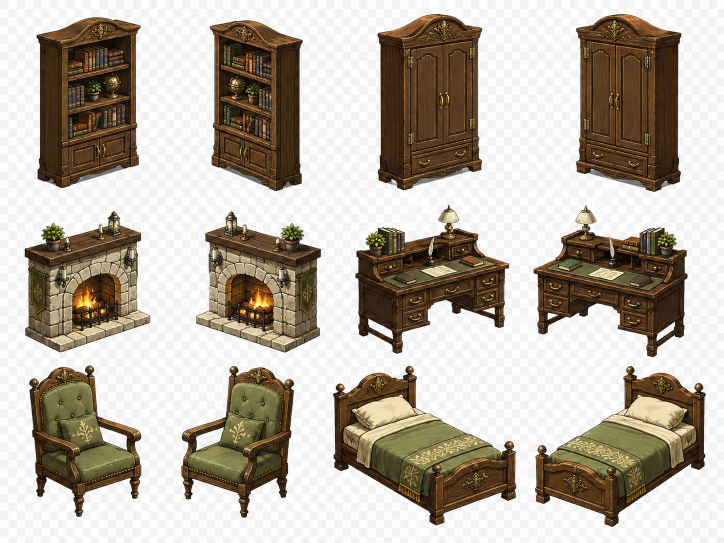
#> input picture tools/art/studio-source/furniture-directions.png, 1448 x 1086 px (shown at 1/2 size)
$ python finish-directions.py
#> lines starting #> are read from the running program, lines starting #| are printed output that depends on the picture; after the words box and inside, x2 and y2 are one past the last pixel; in counts of white or black regions, pixels touching at a corner belong together
"""Run only after user approval for scripted background removal/cropping.

Exports the generated paired views with one shared scale per furniture pair.
Original source is preserved. Review the contact sheet before shipping.
"""
from pathlib import Path
from PIL import Image
import numpy as np
from scipy import ndimage

def clean_edges(sprite, name):
    a = np.array(sprite)
    rgb = a[:, :, :3].astype(float)
    alpha = a[:, :, 3].astype(float) / 255
    spread = rgb.max(2) - rgb.min(2)
    # Grey baked shadows between cabinet feet survived the original white
    # key. Restrict this extra key to the feet; never key stone or fabric.
    if name in ('bookshelf', 'wardrobe'):
        feet = np.indices(alpha.shape)[0] > 400
        alpha[feet & (spread < 45) & (rgb.min(2) > 35)] = 0
    # Remove detached checker specks, retaining separate intentional details.
    labels, count = ndimage.label(alpha > .2)
    sizes = np.bincount(labels.ravel())
    for component in range(1, count + 1):
        if sizes[component] < 12:
            alpha[labels == component] = 0
    # Decontaminate the pale fringe with colour from the nearest opaque
    # interior pixel; keep the silhouette alpha and all fine protrusions.
    interior = ndimage.binary_erosion(alpha > .95, iterations=2)
    if interior.any():
        _, nearest = ndimage.distance_transform_edt(~interior, return_indices=True)
        edge = (alpha > 0) & ~interior & (spread < 24) & (rgb.min(2) > 100)
        rgb[edge] = rgb[nearest[0][edge], nearest[1][edge]]
    alpha[alpha < .08] = 0
    a[:, :, :3] = np.clip(rgb, 0, 255).astype('uint8')
    a[:, :, 3] = np.round(alpha * 255).astype('uint8')
    return Image.fromarray(a)

ROOT = Path(__file__).resolve().parents[2]
source = Image.open(ROOT / 'tools/art/studio-source/furniture-directions.png').convert('RGBA')
# Measured cells, not an assumed grid: generated beds overlap nominal columns.
boxes = {
    'bookshelf': [(35, 10, 330, 395), (388, 10, 650, 395)],
    'wardrobe': [(730, 10, 1000, 395), (1130, 10, 1400, 395)],
    'fireplace': [(25, 405, 325, 715), (370, 405, 654, 715)],
    'desk': [(680, 400, 1040, 717), (1050, 400, 1420, 717)],
    'armchair': [(30, 718, 305, 1060), (340, 718, 630, 1060)],
    'bed': [(652, 719, 1045, 1065), (1060, 719, 1435, 1065)],
}
out = ROOT / 'public/furniture/directions'
out.mkdir(parents=True, exist_ok=True)
sheet = Image.new('RGBA', (512 * 4, 512 * 3), '#92a183')
for index, (name, pair) in enumerate(boxes.items()):
    cuts = []
    for box in pair:
        tile = source.crop(box)
        a = np.array(tile)
        rgb = a[:, :, :3].astype(int)
        # The baked checker is neutral white/light grey. Preserve warm ivory,
        # brass and all dark linework, including interior gaps between legs.
        neutral = rgb.max(2) - rgb.min(2)
        key = (neutral < 18) & (rgb.min(2) > 110)
        a[:, :, 3] = np.where(key, 0, a[:, :, 3])
        tile = Image.fromarray(a)
        bounds = tile.getchannel('A').getbbox()
        if not bounds:
            raise ValueError(f'Empty sprite: {name}')
        cuts.append(tile.crop(bounds))
    scale = min(480 / max(im.width for im in cuts), 480 / max(im.height for im in cuts))
    for column, (direction, cut) in enumerate(zip(('left', 'right'), cuts)):
        cut = cut.resize((round(cut.width * scale), round(cut.height * scale)), Image.Resampling.LANCZOS)
        sprite = Image.new('RGBA', (512, 512))
        sprite.alpha_composite(cut, ((512 - cut.width) // 2, 504 - cut.height))
        sprite = clean_edges(sprite, name)
        sprite.save(out / f'{name}-{direction}.png')
        sheet.alpha_composite(sprite, (((index % 2) * 2 + column) * 512, (index // 2) * 512))
#> this loop made 6 passes
#> pass 1, `sprite.save(out / f'{name}-{direction}.png')`:
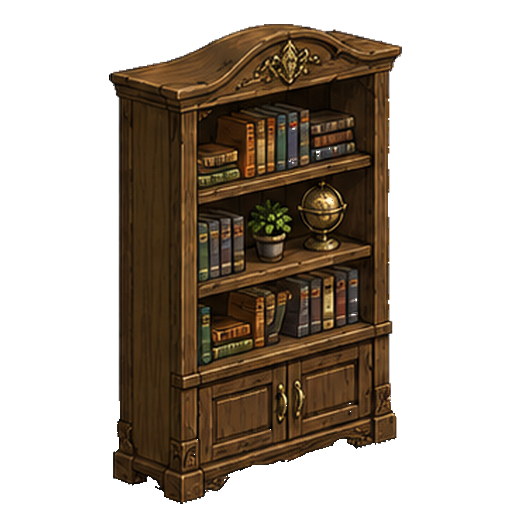
#> saved as bookshelf-left.png: PIL image 512x512 RGBA; mean R, G, B, A 34.6, 24.4, 13.5, 113.3; transparent parts drawn white
#> pass 1, `sprite.save(out / f'{name}-{direction}.png')`:
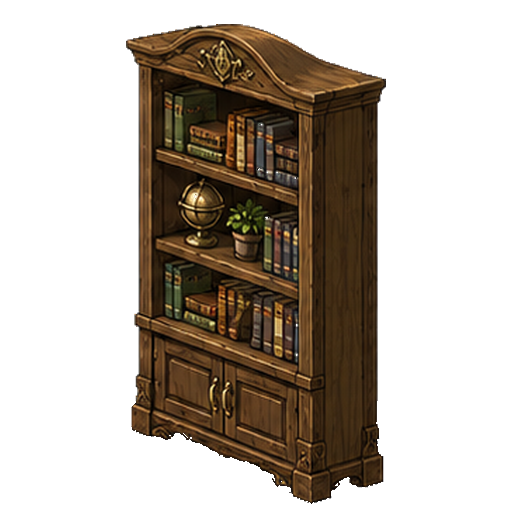
#> saved as bookshelf-right.png: PIL image 512x512 RGBA; mean R, G, B, A 31, 21.9, 12.2, 99.7; transparent parts drawn white
#> after the loop:
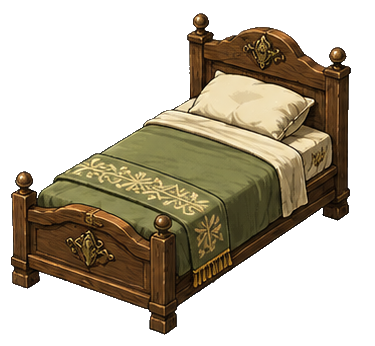
#> a: shape (346, 375, 4); mean R, G, B, A 186.3, 177.8, 161.8, 116.9; transparent parts drawn white
#> after the loop:
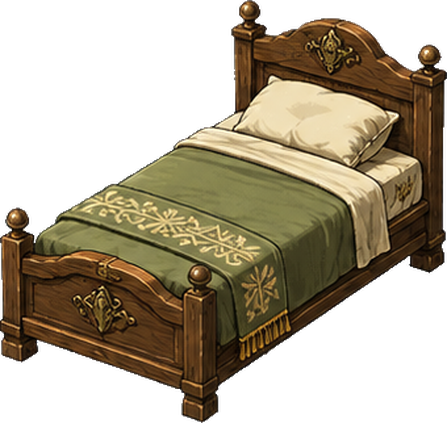
#> cut: PIL image 447x423 RGBA; mean R, G, B, A 63.1, 53, 33.9, 138.5; transparent parts drawn white
#> after the loop:
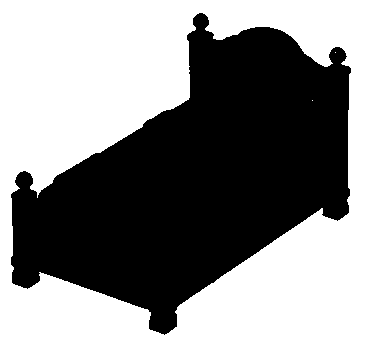
#> key: shape (346, 375) bool; 54.2% white; 1 black region, box (x1, y1, x2, y2) and area: (11, 13, 351, 335) 59484
#> after the loop:
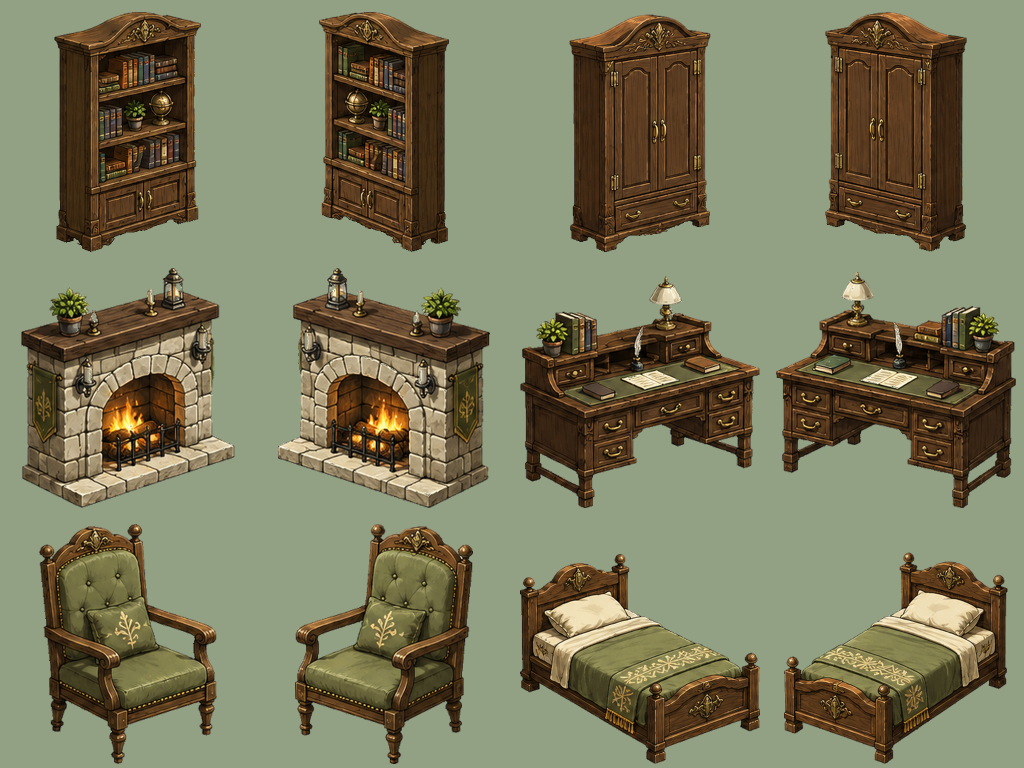
#> sheet: PIL image 2048x1536 RGBA (shown at 1/2 size); mean R, G, B, A 123.3, 122.9, 93.5, 255
#> after the loop:
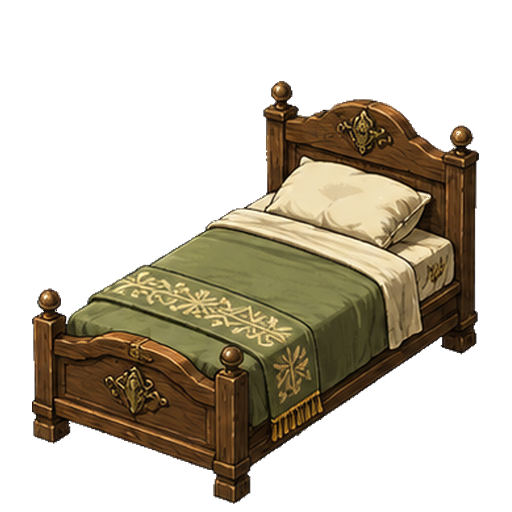
#> sprite: PIL image 512x512 RGBA; mean R, G, B, A 45.4, 38.1, 24.2, 99.9; transparent parts drawn white
sheet.save(ROOT / 'tools/art/studio-source/directions-proof.png')
print('Exported 12 sprites; inspect directions-proof.png before enabling assets.')

$ run again, with tools/art/studio-source/decor.png copied over tools/art/studio-source/furniture-directions.png
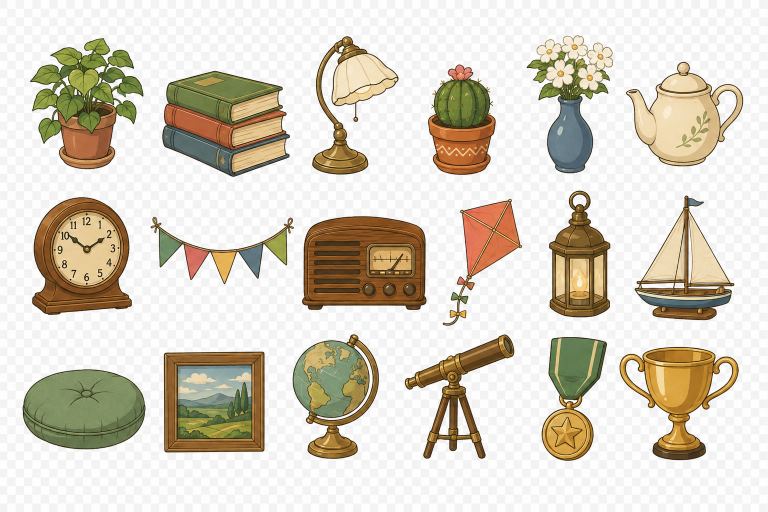
#> input picture tools/art/studio-source/decor.png, 1536 x 1024 px (shown at 1/2 size)
#> after the loop `for index, (name, pair) in enumerate(boxes.items()):`:
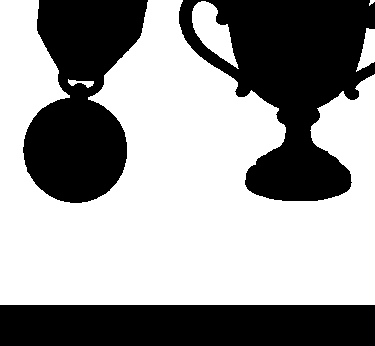
#> key: shape (346, 375) bool; 59.6% white; 3 black regions, box (x1, y1, x2, y2) and area: (179, 0, 375, 201) 20988, (23, 0, 148, 203) 16046, (0, 305, 375, 346) 15375
#> after the loop `for index, (name, pair) in enumerate(boxes.items()):`:
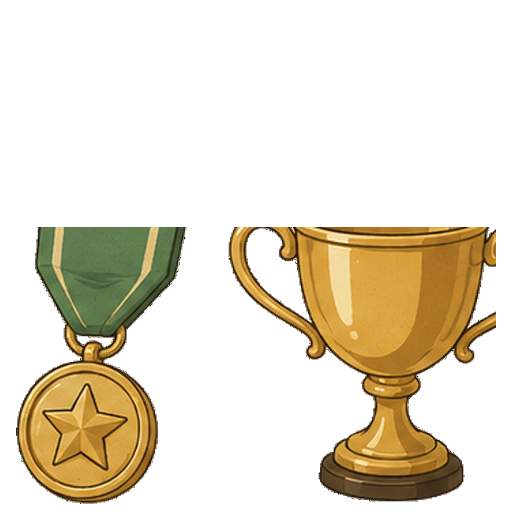
#> sprite: PIL image 512x512 RGBA; mean R, G, B, A 44, 35.1, 16.5, 67; transparent parts drawn white
